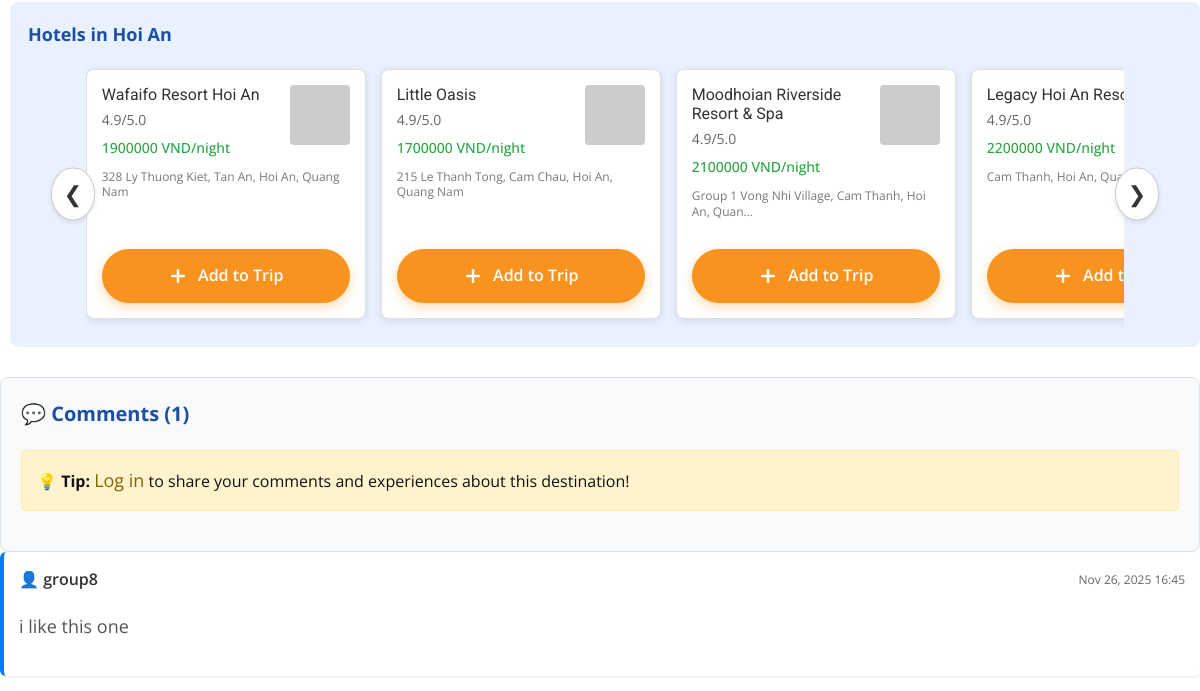
Before: /destination/3033/ (lower part) with the older database file.
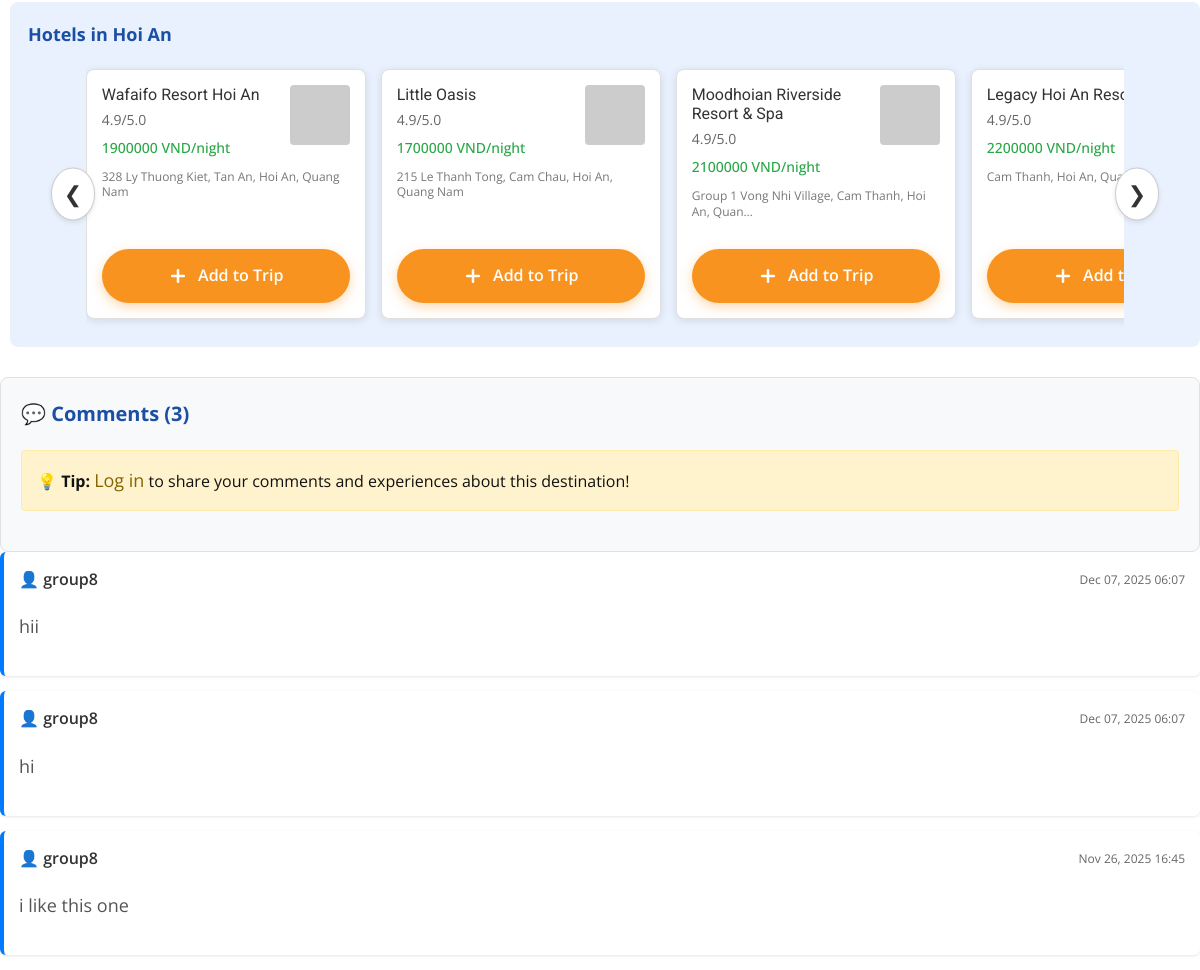
After: the same page with the newer database file.
### sightseeing/models.py (models this page shows, shortened)
class Destinations(models.Model):
    desName = models.CharField(max_length=200, null=True)
    destination_id = models.CharField(max_length=20, unique=True, null=True, blank=True)  # Custom ID like dest_001
    location = models.ForeignKey(Location, on_delete=models.CASCADE, related_name='destinations', null=True, blank=True)
    description = models.TextField(null=True, blank=True)
    price_range = models.CharField(max_length=50, null=True, blank=True)
    category = models.CharField(max_length=100, null=True, blank=True)  # Loại hình: Biển, Núi, Di sản...
    rating = models.FloatField(default=0.0, null=True, blank=True)  # Đánh giá 0-5
    address = models.TextField(null=True, blank=True)  # Địa chỉ đầy đủ
    image_url = models.URLField(max_length=500, null=True, blank=True)  # Link ảnh đại diện
    created_at = models.DateTimeField(auto_now_add=True, null=True)
    updated_at = models.DateTimeField(auto_now=True, null=True)

class Location(models.Model):
    locationName = models.CharField(max_length=200, null=True)

class Hotel(models.Model):
    name = models.CharField(max_length=200, null=True)
    hotel_id = models.CharField(max_length=20, unique=True, null=True, blank=True)  # Custom ID like hotel_001
    location = models.ForeignKey(Location, on_delete=models.CASCADE, related_name='hotels', null=True, blank=True)
    address = models.TextField(null=True, blank=True)
    rating = models.FloatField(default=0.0, null=True, blank=True)
    price = models.IntegerField(null=True, blank=True)  # Giá phòng, có thể là VND
    image_url = models.URLField(max_length=500, null=True, blank=True)
    created_at = models.DateTimeField(auto_now_add=True, null=True)
    updated_at = models.DateTimeField(auto_now=True, null=True)

class Comment(models.Model):
    user = models.ForeignKey(User, on_delete=models.CASCADE)
    destination = models.ForeignKey(Destinations, on_delete=models.CASCADE, related_name='comments')
    content = models.TextField()
    created_at = models.DateTimeField(auto_now_add=True)
    updated_at = models.DateTimeField(auto_now=True)
    class Meta:
        ordering = ['-created_at']

### sightseeing/views.py (the view, shortened to what this page needs)
# urls.py: path('destination/<int:destination_id>/', views.destination_detail, name='destination_detail'),
def destination_detail(request, destination_id):
    try:
        destination = Destinations.objects.select_related('location').get(id=destination_id)
        if request.user.is_authenticated:
            from .Services.search_history_utils import update_user_preference_score
            update_user_preference_score(request.user, destination)
        hotels = Hotel.objects.filter(location=destination.location).order_by('-rating')
        comments = Comment.objects.filter(destination=destination).select_related('user')
        context = {
            'destination': destination,
            'hotels': hotels,
            'comments': comments,
            'trip_count': TripItem.objects.filter(user=request.user).count() if request.user.is_authenticated else 0,
        }
        return render(request, 'detail_destination.html', context)
    except Destinations.DoesNotExist:
        messages.error(request, 'Destination not found.')
        return redirect('recommend_result')

### sightseeing/templates/detail_destination.html (shortened to what this page needs)
<!DOCTYPE html>
{% load static %}
<html style="font-size: 16px;" lang="en">
<head>
        <link rel="stylesheet" href="{% static 'css/nicepage.css' %}" media="screen">
        <link rel="stylesheet" href="{% static 'css/index.css' %}" media="screen">
        <link rel="stylesheet" href="{% static 'css/DetailDestination.css' %}">
</head>
<body data-home-page="Page-1.html" data-home-page-title="Page 1" data-path-to-root="./" data-include-products="true" class="u-body u-clearfix u-xl-mode" data-lang="en">
{% load static %}
        {% if hotels %}
<div class="section" style="margin-top:40px; margin-left:10px; background:#e9f1ff; padding:18px; border-radius:8px;">
    <div class="section-title" style="font-size:18px; font-weight:bold; color:#1a4fa3; margin-bottom:10px;">Hotels in {{ destination.location.locationName }}</div>
    <div class="hotel-carousel-container" style="display:flex; flex-direction:column; align-items:center; gap:10px;">
        <div class="hotel-carousel-wrapper" style="position:relative; width:90%; max-width:1500px;">
            <button class="hotel-carousel-btn left" onclick="scrollHotelCarousel(-1)">&#10094;</button>
            <div class="hotel-carousel" id="hotel-carousel" style="
                display:flex;
                gap:15px;
                overflow:hidden;
                scroll-behavior:smooth;
                padding:10px 0;
            ">
                {% for hotel in hotels %}
                <div class="hotel-card" style="
                    /* ======================================= */
                    /* THAY ĐỔI QUAN TRỌNG: SỬ DỤNG FLEXBOX */
                    display: flex;
                    flex-direction: column; /* Xếp chồng nội dung */
                    justify-content: space-between; /* Đẩy nút xuống cuối */
                    /* ======================================= */
                    min-width:280px;
                    background:#fff;
                    padding:15px;
                    border-radius:8px;
                    box-shadow:0 2px 8px rgba(0,0,0,0.1);
                    border:1px solid #e0e0e0;
                    transition:transform 0.3s;
                    min-height: 250px; /* Thêm min-height để đảm bảo không quá ngắn */
                "
                onmouseover="this.style.transform='translateY(-5px)'"
                onmouseout="this.style.transform='translateY(0)'">
                    <div style="flex: 1; /* Đảm bảo khối này chiếm hết không gian trống */
                                margin-bottom: 15px; /* Khoảng cách trước nút */">
                        <div style="display:flex; justify-content:space-between; align-items:flex-start; margin-bottom:10px;">
                            <div style="flex:1;">
                                <h4 style="margin:0 0 5px 0; font-size:16px; color:#333;">{{ hotel.name }}</h4>
                                <div style="font-size:14px; color:#666; margin-bottom:5px;">
                                    {{ hotel.rating|default:"N/A" }}/5.0
                                </div>
                                {% if hotel.price %}
                                <div style="font-size:14px; color:#28a745; font-weight:500;">
                                    {{ hotel.price|floatformat:0 }} VND/night
                                </div>
                                {% endif %}
                            </div>
                            {% if hotel.image_url %}
                            <img src="{{ hotel.image_url }}"
                                    style="width:60px; height:60px; object-fit:cover; border-radius:4px; margin-left:10px;"
                                    onerror="this.src='https://picsum.photos/seed/hotel{{ hotel.id }}/60/60'">
                            {% endif %}
                        </div>
                        {% if hotel.address %}
                        <div style="font-size:12px; color:#777; line-height:1.3;">
                            {{ hotel.address|truncatechars:50 }}
                        </div>
                        {% endif %}
                    </div>
                    <button class="add-to-trip-btn"
            onclick="animateTripButton(this); addHotelToTrip({{ hotel.id }});"style="
           display: inline-flex !important;
           justify-content: center !important;">
        <span class="add-to-trip-icon">
            <svg class="plus-icon" viewBox="0 0 24 24" fill="none" stroke="white" stroke-width="3" stroke-linecap="round">
                <line x1="12" y1="5" x2="12" y2="19" />
                <line x1="5" y1="12" x2="19" y2="12" />
            </svg>
        </span>
        Add to Trip
    </button>
                </div>
                {% endfor %}
            </div>
            <button class="hotel-carousel-btn right" onclick="scrollHotelCarousel(1)">&#10095;</button>
        </div>
    </div>
</div>
{% endif %}
    <div class="section" style="margin-top:30px; background:#f8f9fa; padding:20px; border-radius:8px; border:1px solid #dee2e6;">
    <div class="section-title" style="font-size:20px; font-weight:bold; color:#1a4fa3; margin-bottom:20px;">
        💬 Comments ({{ comments|length }})
    </div>
    {% if user.is_authenticated %}
    <form method="post" id="comment-form" style="margin-bottom:30px;">
        {% csrf_token %}
        <div style="margin-bottom: 20px;">
            <label for="comment-content" style="display:block; margin-bottom:5px; font-weight:500;">Share your thoughts about this destination:</label>
            <textarea id="comment-content" name="content" rows="3"
                      style="width:100%; padding:10px; border:1px solid #ccc; border-radius:4px; resize:vertical; font-family:inherit;"
                      placeholder="Write your comment here..." required></textarea>
        </div>
        <div style="margin-bottom: 30px; text-align: center;">
            <div id="rating-container"
                 data-selected-rating="0"
                 style="/* 3. TĂNG KÍCH THƯỚC SAO LÊN 60PX */
                        font-size: 60px;
                        color: #ccc;
                        /* CĂN GIỮA STARS */
                        display: inline-flex;
                        cursor: pointer;">
                <span class="star" data-value="1" style="transition: color 0.2s; margin: 0 5px;">☆</span>
                <span class="star" data-value="2" style="transition: color 0.2s; margin: 0 5px;">☆</span>
                <span class="star" data-value="3" style="transition: color 0.2s; margin: 0 5px;">☆</span>
                <span class="star" data-value="4" style="transition: color 0.2s; margin: 0 5px;">☆</span>
                <span class="star" data-value="5" style="transition: color 0.2s; margin: 0 5px;">☆</span>
            </div>
            <input type="hidden" name="rating" id="rating-value" value="0">
        </div>
        <div style="text-align: center;">
            <button type="submit"
                    style="background:#F7931E;
                           color:white;
                           border:none;
                           padding:12px 25px;
                           border-radius:25px;
                           cursor:pointer;
                           font-weight:600;
                           font-size:16px;
                           transition:0.2s;"
                    onmouseover="this.style.background='#C48300'"
                    onmouseout="this.style.background='#F7931E'">
                Post Comment
            </button>
        </div>
    </form>
    <script>
        document.addEventListener('DOMContentLoaded', function() {
            const ratingContainer = document.getElementById('rating-container');
            if (!ratingContainer) return;
            const stars = ratingContainer.querySelectorAll('.star');
            let selectedRating = 0;
            function updateStars(rating) {
                const finalRating = Math.max(0, rating);
                document.getElementById('rating-value').value = finalRating;
                stars.forEach(star => {
                    const starValue = parseInt(star.getAttribute('data-value'));
                    if (starValue <= finalRating) {
                        star.innerHTML = '★';
                        star.style.color = 'gold';
                    } else {
                        star.innerHTML = '☆';
                        star.style.color = '#ccc';
                    }
                });
            }
            // HOVER
            stars.forEach(star => {
                star.addEventListener('mouseover', function() {
                    const hoverRating = parseInt(this.getAttribute('data-value'));
                    updateStars(hoverRating);
                });
            });
            // MOUSEOUT
            ratingContainer.addEventListener('mouseout', function() {
                updateStars(selectedRating);
            });
            // CLICK
            stars.forEach(star => {
                star.addEventListener('click', function() {
                    let clickedRating = parseInt(this.getAttribute('data-value'));
                    if (clickedRating === selectedRating) {
                        if (clickedRating > 1) {
                            selectedRating = 0;
                        }
                    } else {
                        selectedRating = clickedRating;
                    }
                    if (selectedRating === 0) selectedRating = 1;
                    updateStars(selectedRating);
                    ratingContainer.setAttribute('data-selected-rating', selectedRating);
                });
            });
            // Khởi tạo: Mức sao thấp nhất là 1
            selectedRating = 1;
            updateStars(selectedRating);
        });
    </script>
    {% else %}
    <div style="background:#fff3cd; border:1px solid #ffeaa7; padding:15px; border-radius:4px; margin-bottom:20px;">
        <strong>💡 Tip:</strong> <a href="{% url 'login_page' %}" style="color:#856404;">Log in</a> to share your comments and experiences about this destination!
    </div>
    {% endif %}
    </div>
        {% if comments %}
        <div class="comments-list" style="max-height:500px; overflow-y:auto;">
            {% for comment in comments %}
            <div class="comment-item" style="background:white; padding:15px; margin-bottom:15px; border-radius:6px; border-left:4px solid #007bff; box-shadow:0 1px 3px rgba(0,0,0,0.1);">
                <div class="comment-header" style="display:flex; justify-content:space-between; align-items:center; margin-bottom:10px;">
                    <div class="comment-author" style="font-weight:600; color:#333;">
                        👤 {{ comment.user.username }}
                    </div>
                    <div class="comment-date" style="font-size:12px; color:#666;">
                        {{ comment.created_at|date:"M d, Y H:i" }}
                    </div>
                </div>
                <div class="comment-content" style="color:#555; line-height:1.5;">
                    {{ comment.content|linebreaks }}
                </div>
            </div>
            {% endfor %}
        </div>
        {% else %}
        <div style="text-align:center; color:#666; padding:30px; background:white; border-radius:6px;">
            <div style="font-size:48px; margin-bottom:10px;">💭</div>
            <div>No comments yet. Be the first to share your experience!</div>
        </div>
        {% endif %}
</body>
</html>

### sightseeing/Static/css/DetailDestination.css (style rules this page uses)
.add-to-trip-btn, .add-to-trip-btn.active { display: inline-flex !important; align-items: center !important; gap: 10px !important; justify-content: center !important; background: #F7931E !important; color: #fff !important; padding: 14px 28px !important; border: none !important; border-radius: 50px !important; font-size: 16px !important; font-weight: 600 !important; cursor: pointer !important; transition: all 0.25s ease !important; box-shadow: 0 4px 12px rgba(247, 147, 30, 0.35) !important; }
.add-to-trip-icon { position: relative; width: 20px; height: 20px; display: inline-flex; align-items: center; justify-content: center; }
.add-to-trip-icon svg { position: absolute; top: 0; left: 0; width: 20px; height: 20px; transform-origin: center center; transition: transform 0.5s ease, opacity 0.3s ease; }
.hotel-carousel-btn { position: absolute; top: 50%; transform: translateY(-50%); background: white; border: 1px solid #ccc; color: #333; font-size: 22px; padding: 8px 12px; border-radius: 50%; cursor: pointer; opacity: 1; z-index: 10; box-shadow: 0 2px 5px rgba(0,0,0,0.1); transition: all 0.2s; }
.hotel-carousel-btn.left { left: -35px; }
.hotel-carousel-btn.right { right: -35px; }

Changed rows visible on the page:
added Comment: user.username "group8", created_at "Dec 07, 2025 06:07", content "hii"
added Comment: user.username "group8", created_at "Dec 07, 2025 06:07", content "hi"
Other visible differences:
{{ comments|length }}: "1" → "3"
